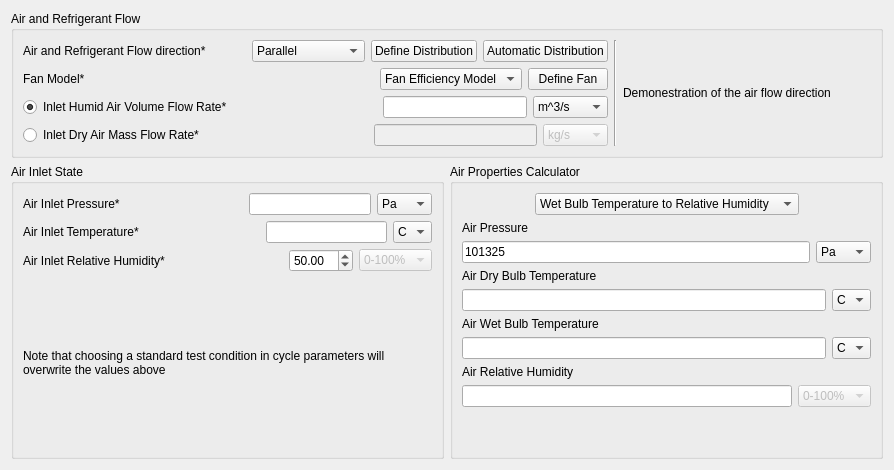
     <widget class="QWidget" name="Air">
      <attribute name="title">
       <string>Air</string>
      </attribute>
      <layout class="QVBoxLayout" name="verticalLayout_8">
       <item>
        <widget class="QGroupBox" name="FinTube_air_flow_group">
         <property name="title">
          <string>Air and Refrigerant Flow</string>
         </property>
         <layout class="QHBoxLayout" name="horizontalLayout_47">
          <item>
           <layout class="QVBoxLayout" name="verticalLayout_7">
            <item>
             <layout class="QHBoxLayout" name="horizontalLayout_11">
              <item>
               <widget class="QLabel" name="FinTube_air_direction_label">
                <property name="toolTip">
                 <string>Parallel assumes air flows through all series circuits in parallel, while series assumes air flows though series circuits successively either in counter or parallel directions</string>
                </property>
                <property name="text">
                 <string>Air and Refrigerant Flow direction*</string>
                </property>
               </widget>
              </item>
              <item>
               <spacer name="horizontalSpacer_12">
                <property name="orientation">
                 <enum>Qt::Horizontal</enum>
                </property>
                <property name="sizeHint" stdset="0">
                 <size>
                  <width>40</width>
                  <height>20</height>
                 </size>
                </property>
               </spacer>
              </item>
              <item>
               <widget class="QComboBox" name="FinTube_air_direction">
                <property name="toolTip">
                 <string>Parallel assumes air flows through all series circuits in parallel, while series assumes air flows though series circuits successively either in counter or parallel directions</string>
                </property>
                <property name="sizeAdjustPolicy">
                 <enum>QComboBox::AdjustToContents</enum>
                </property>
                <item>
                 <property name="text">
                  <string>Parallel</string>
                 </property>
                </item>
                <item>
                 <property name="text">
                  <string>Series-Parallel</string>
                 </property>
                </item>
                <item>
                 <property name="text">
                  <string>Series-Counter</string>
                 </property>
                </item>
               </widget>
              </item>
              <item>
               <widget class="QPushButton" name="FinTube_air_parallel_distribution_button">
                <property name="text">
                 <string>Define Distribution</string>
                </property>
               </widget>
              </item>
              <item>
               <widget class="QPushButton" name="Automatic_Distribution_button">
                <property name="text">
                 <string>Automatic Distribution</string>
                </property>
               </widget>
              </item>
             </layout>
            </item>
            <item>
             <layout class="QHBoxLayout" name="horizontalLayout_12">
              <item>
               <widget class="QLabel" name="FinTube_fan_model_label">
                <property name="text">
                 <string>Fan Model*</string>
                </property>
               </widget>
              </item>
              <item>
               <spacer name="horizontalSpacer_13">
                <property name="orientation">
                 <enum>Qt::Horizontal</enum>
                </property>
                <property name="sizeHint" stdset="0">
                 <size>
                  <width>40</width>
                  <height>20</height>
                 </size>
                </property>
               </spacer>
              </item>
              <item>
               <widget class="QComboBox" name="FinTube_fan_model">
                <item>
                 <property name="text">
                  <string>Fan Efficiency Model</string>
                 </property>
                </item>
                <item>
                 <property name="text">
                  <string>Fan Curve Model</string>
                 </property>
                </item>
                <item>
                 <property name="text">
                  <string>Fan Power Model</string>
                 </property>
                </item>
               </widget>
              </item>
              <item>
               <widget class="QPushButton" name="FinTube_fan_model_button">
                <property name="text">
                 <string>Define Fan</string>
                </property>
               </widget>
              </item>
             </layout>
            </item>
            <item>
             <layout class="QHBoxLayout" name="horizontalLayout_13">
              <item>
               <widget class="QRadioButton" name="FinTube_air_flowrate_label">
                <property name="text">
                 <string>Inlet Humid Air Volume Flow Rate*</string>
                </property>
                <property name="checked">
                 <bool>true</bool>
                </property>
               </widget>
              </item>
              <item>
               <spacer name="horizontalSpacer_48">
                <property name="orientation">
                 <enum>Qt::Horizontal</enum>
                </property>
                <property name="sizeHint" stdset="0">
                 <size>
                  <width>40</width>
                  <height>20</height>
                 </size>
                </property>
               </spacer>
              </item>
              <item>
               <widget class="QLineEdit" name="FinTube_air_flowrate"/>
              </item>
              <item>
               <widget class="QComboBox" name="FinTube_air_flowrate_unit">
                <item>
                 <property name="text">
                  <string>m^3/s</string>
                 </property>
                </item>
                <item>
                 <property name="text">
                  <string>m^3/min</string>
                 </property>
                </item>
                <item>
                 <property name="text">
                  <string>m^3/h</string>
                 </property>
                </item>
                <item>
                 <property name="text">
                  <string>liter/min</string>
                 </property>
                </item>
                <item>
                 <property name="text">
                  <string>ft^3/s</string>
                 </property>
                </item>
                <item>
                 <property name="text">
                  <string>ft^3/min</string>
                 </property>
                </item>
                <item>
                 <property name="text">
                  <string>ft^3/h</string>
                 </property>
                </item>
               </widget>
              </item>
             </layout>
            </item>
            <item>
             <layout class="QHBoxLayout" name="horizontalLayout_18">
              <item>
               <widget class="QRadioButton" name="FinTube_air_mass_flowrate_label">
                <property name="text">
                 <string>Inlet Dry Air Mass Flow Rate*</string>
                </property>
               </widget>
              </item>
              <item>
               <spacer name="horizontalSpacer_51">
                <property name="orientation">
                 <enum>Qt::Horizontal</enum>
                </property>
                <property name="sizeHint" stdset="0">
                 <size>
                  <width>40</width>
                  <height>20</height>
                 </size>
                </property>
               </spacer>
              </item>
              <item>
               <widget class="QLineEdit" name="FinTube_air_mass_flowrate">
                <property name="enabled">
                 <bool>false</bool>
                </property>
               </widget>
              </item>
              <item>
               <widget class="QComboBox" name="FinTube_air_mass_flowrate_unit">
                <property name="enabled">
                 <bool>false</bool>
                </property>
                <item>
                 <property name="text">
                  <string>kg/s</string>
                 </property>
                </item>
                <item>
                 <property name="text">
                  <string>kg/min</string>
                 </property>
                </item>
                <item>
                 <property name="text">
                  <string>kg/hr</string>
                 </property>
                </item>
                <item>
                 <property name="text">
                  <string>lb/s</string>
                 </property>
                </item>
                <item>
                 <property name="text">
                  <string>lb/min</string>
                 </property>
                </item>
                <item>
                 <property name="text">
                  <string>lb/hr</string>
                 </property>
                </item>
               </widget>
              </item>
             </layout>
            </item>
           </layout>
          </item>
          <item>
           <widget class="Line" name="line">
            <property name="orientation">
             <enum>Qt::Vertical</enum>
            </property>
           </widget>
          </item>
          <item>
           <widget class="QLabel" name="FinTube_Air_direction_photo">
            <property name="text">
             <string>Demonestration of the air flow direction</string>
            </property>
           </widget>
          </item>
          <item>
           <spacer name="horizontalSpacer_14">
            <property name="orientation">
             <enum>Qt::Horizontal</enum>
            </property>
            <property name="sizeHint" stdset="0">
             <size>
              <width>40</width>
              <height>20</height>
             </size>
            </property>
           </spacer>
          </item>
         </layout>
        </widget>
       </item>
       <item>
        <layout class="QHBoxLayout" name="horizontalLayout_40">
         <item>
          <widget class="QGroupBox" name="FinTube_air_inlet_group">
           <property name="title">
            <string>Air Inlet State</string>
           </property>
           <layout class="QVBoxLayout" name="verticalLayout_6">
            <item>
             <layout class="QHBoxLayout" name="horizontalLayout_8">
              <item>
               <widget class="QLabel" name="FinTube_air_inlet_P_label">
                <property name="text">
                 <string>Air Inlet Pressure*</string>
                </property>
               </widget>
              </item>
              <item>
               <spacer name="horizontalSpacer_15">
                <property name="orientation">
                 <enum>Qt::Horizontal</enum>
                </property>
                <property name="sizeHint" stdset="0">
                 <size>
                  <width>40</width>
                  <height>20</height>
                 </size>
                </property>
               </spacer>
              </item>
              <item>
               <widget class="QLineEdit" name="FinTube_air_inlet_P"/>
              </item>
              <item>
               <widget class="QComboBox" name="FinTube_air_inlet_P_unit">
                <item>
                 <property name="text">
                  <string>Pa</string>
                 </property>
                </item>
                <item>
                 <property name="text">
                  <string>kPa</string>
                 </property>
                </item>
                <item>
                 <property name="text">
                  <string>MPa</string>
                 </property>
                </item>
                <item>
                 <property name="text">
                  <string>bar</string>
                 </property>
                </item>
                <item>
                 <property name="text">
                  <string>atm</string>
                 </property>
                </item>
                <item>
                 <property name="text">
                  <string>psi</string>
                 </property>
                </item>
               </widget>
              </item>
             </layout>
            </item>
            <item>
             <layout class="QHBoxLayout" name="horizontalLayout_9">
              <item>
               <widget class="QLabel" name="FinTube_air_inlet_T_label">
                <property name="text">
                 <string>Air Inlet Temperature*</string>
                </property>
               </widget>
              </item>
              <item>
               <spacer name="horizontalSpacer_16">
                <property name="orientation">
                 <enum>Qt::Horizontal</enum>
                </property>
                <property name="sizeHint" stdset="0">
                 <size>
                  <width>40</width>
                  <height>20</height>
                 </size>
                </property>
               </spacer>
              </item>
              <item>
               <widget class="QLineEdit" name="FinTube_air_inlet_T"/>
              </item>
              <item>
               <widget class="QComboBox" name="FinTube_air_inlet_T_unit">
                <item>
                 <property name="text">
                  <string>C</string>
                 </property>
                </item>
                <item>
                 <property name="text">
                  <string>K</string>
                 </property>
                </item>
                <item>
                 <property name="text">
                  <string>F</string>
                 </property>
                </item>
               </widget>
              </item>
             </layout>
            </item>
            <item>
             <layout class="QHBoxLayout" name="horizontalLayout_10">
              <item>
               <widget class="QLabel" name="FinTube_air_inlet_RH_label">
                <property name="text">
                 <string>Air Inlet Relative Humidity*</string>
                </property>
               </widget>
              </item>
              <item>
               <spacer name="horizontalSpacer_17">
                <property name="orientation">
                 <enum>Qt::Horizontal</enum>
                </property>
                <property name="sizeHint" stdset="0">
                 <size>
                  <width>40</width>
                  <height>20</height>
                 </size>
                </property>
               </spacer>
              </item>
              <item>
               <widget class="QDoubleSpinBox" name="FinTube_air_inlet_RH">
                <property name="maximum">
                 <double>100.000000000000000</double>
                </property>
                <property name="value">
                 <double>50.000000000000000</double>
                </property>
               </widget>
              </item>
              <item>
               <widget class="QComboBox" name="FinTube_air_inlet_RH_unit">
                <property name="enabled">
                 <bool>false</bool>
                </property>
                <item>
                 <property name="text">
                  <string>0-100%</string>
                 </property>
                </item>
               </widget>
              </item>
             </layout>
            </item>
            <item>
             <spacer name="verticalSpacer_3">
              <property name="orientation">
               <enum>Qt::Vertical</enum>
              </property>
              <property name="sizeHint" stdset="0">
               <size>
                <width>20</width>
                <height>40</height>
               </size>
              </property>
             </spacer>
            </item>
            <item>
             <widget class="QLabel" name="label_2">
              <property name="text">
               <string>Note that choosing a standard test condition in cycle parameters will overwrite the values above</string>
              </property>
              <property name="wordWrap">
               <bool>true</bool>
              </property>
             </widget>
            </item>
            <item>
             <spacer name="verticalSpacer">
              <property name="orientation">
               <enum>Qt::Vertical</enum>
              </property>
              <property name="sizeHint" stdset="0">
               <size>
                <width>20</width>
                <height>40</height>
               </size>
              </property>
             </spacer>
            </item>
           </layout>
          </widget>
         </item>
         <item>
          <widget class="QGroupBox" name="FinTube_air_calculator_group">
           <property name="title">
            <string>Air Properties Calculator</string>
           </property>
           <layout class="QVBoxLayout" name="verticalLayout_28">
            <item>
             <layout class="QHBoxLayout" name="horizontalLayout_43">
              <item>
               <spacer name="horizontalSpacer_47">
                <property name="orientation">
                 <enum>Qt::Horizontal</enum>
                </property>
                <property name="sizeHint" stdset="0">
                 <size>
                  <width>40</width>
                  <height>20</height>
                 </size>
                </property>
               </spacer>
              </item>
              <item>
               <widget class="QComboBox" name="FinTube_air_calculator_option">
                <item>
                 <property name="text">
                  <string>Wet Bulb Temperature to Relative Humidity</string>
                 </property>
                </item>
                <item>
                 <property name="text">
                  <string>Humidity Ratio to Relative Humidity</string>
                 </property>
                </item>
               </widget>
              </item>
              <item>
               <spacer name="horizontalSpacer_46">
                <property name="orientation">
                 <enum>Qt::Horizontal</enum>
                </property>
                <property name="sizeHint" stdset="0">
                 <size>
                  <width>40</width>
                  <height>20</height>
                 </size>
                </property>
               </spacer>
              </item>
             </layout>
            </item>
            <item>
             <layout class="QVBoxLayout" name="verticalLayout_24">
              <item>
               <widget class="QLabel" name="FinTube_air_calculator_P_label">
                <property name="text">
                 <string>Air Pressure</string>
                </property>
               </widget>
              </item>
              <item>
               <layout class="QHBoxLayout" name="horizontalLayout_41">
                <item>
                 <widget class="QLineEdit" name="FinTube_air_calculator_P">
                  <property name="text">
                   <string>101325</string>
                  </property>
                 </widget>
                </item>
                <item>
                 <widget class="QComboBox" name="FinTube_air_calculator_P_unit">
                  <item>
                   <property name="text">
                    <string>Pa</string>
                   </property>
                  </item>
                  <item>
                   <property name="text">
                    <string>kPa</string>
                   </property>
                  </item>
                  <item>
                   <property name="text">
                    <string>MPa</string>
                   </property>
                  </item>
                  <item>
                   <property name="text">
                    <string>bar</string>
                   </property>
                  </item>
                  <item>
                   <property name="text">
                    <string>atm</string>
                   </property>
                  </item>
                  <item>
                   <property name="text">
                    <string>psi</string>
                   </property>
                  </item>
                 </widget>
                </item>
               </layout>
              </item>
             </layout>
            </item>
            <item>
             <layout class="QVBoxLayout" name="verticalLayout_27">
              <item>
               <widget class="QLabel" name="FinTube_air_calculator_T_label">
                <property name="text">
                 <string>Air Dry Bulb Temperature</string>
                </property>
               </widget>
              </item>
              <item>
               <layout class="QHBoxLayout" name="horizontalLayout_45">
                <item>
                 <widget class="QLineEdit" name="FinTube_air_calculator_T"/>
                </item>
                <item>
                 <widget class="QComboBox" name="FinTube_air_calculator_T_unit">
                  <item>
                   <property name="text">
                    <string>C</string>
                   </property>
                  </item>
                  <item>
                   <property name="text">
                    <string>K</string>
                   </property>
                  </item>
                  <item>
                   <property name="text">
                    <string>F</string>
                   </property>
                  </item>
                 </widget>
                </item>
               </layout>
              </item>
             </layout>
            </item>
            <item>
             <layout class="QVBoxLayout" name="verticalLayout_26">
              <item>
               <widget class="QLabel" name="FinTube_air_calculator_2nd_label">
                <property name="text">
                 <string>Air Wet Bulb Temperature</string>
                </property>
               </widget>
              </item>
              <item>
               <layout class="QHBoxLayout" name="horizontalLayout_44">
                <item>
                 <widget class="QLineEdit" name="FinTube_air_calculator_2nd"/>
                </item>
                <item>
                 <widget class="QComboBox" name="FinTube_air_calculator_2nd_unit">
                  <property name="minimumSize">
                   <size>
                    <width>0</width>
                    <height>0</height>
                   </size>
                  </property>
                  <property name="sizeAdjustPolicy">
                   <enum>QComboBox::AdjustToContents</enum>
                  </property>
                  <item>
                   <property name="text">
                    <string>C</string>
                   </property>
                  </item>
                  <item>
                   <property name="text">
                    <string>K</string>
                   </property>
                  </item>
                  <item>
                   <property name="text">
                    <string>F</string>
                   </property>
                  </item>
                 </widget>
                </item>
               </layout>
              </item>
             </layout>
            </item>
            <item>
             <layout class="QVBoxLayout" name="verticalLayout_25">
              <item>
               <widget class="QLabel" name="FinTube_air_calculator_RH_label">
                <property name="text">
                 <string>Air Relative Humidity</string>
                </property>
               </widget>
              </item>
              <item>
               <layout class="QHBoxLayout" name="horizontalLayout_42">
                <item>
                 <widget class="QLineEdit" name="FinTube_air_calculator_RH">
                  <property name="readOnly">
                   <bool>true</bool>
                  </property>
                 </widget>
                </item>
                <item>
                 <widget class="QComboBox" name="FinTube_air_calculator_RH_unit">
                  <property name="enabled">
                   <bool>false</bool>
                  </property>
                  <item>
                   <property name="text">
                    <string>0-100%</string>
                   </property>
                  </item>
                 </widget>
                </item>
               </layout>
              </item>
             </layout>
            </item>
            <item>
             <spacer name="verticalSpacer_2">
              <property name="orientation">
               <enum>Qt::Vertical</enum>
              </property>
              <property name="sizeHint" stdset="0">
               <size>
                <width>20</width>
                <height>40</height>
               </size>
              </property>
             </spacer>
            </item>
           </layout>
          </widget>
         </item>
        </layout>
       </item>
      </layout>
     </widget>
